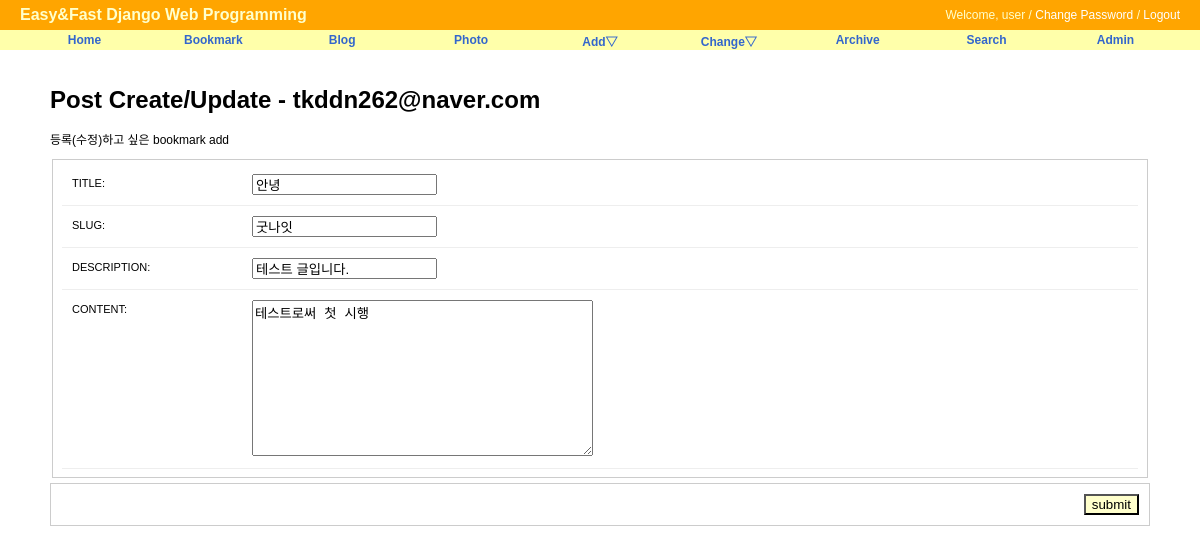
Page /blog/update/1 (signed in) on the committed database.
### blog/models.py (models this page shows, shortened)
class Post(models.Model):
    title = models.CharField('TITLE',max_length=50)
    slug = models.SlugField('SLUG', unique=True, allow_unicode=True,help_text = 'one word for title alias.')
    description = models.CharField('DESCRIPTION',max_length=100,blank=True, null=True, help_text='simple description text.')
    content = models.TextField('CONTENT')
    create_date = models.DateTimeField('Create Date',auto_now_add =True)
    modify_date = models.DateTimeField('Modify Date', auto_now=True)
    owner = models.ForeignKey(User, null=True, on_delete=models.CASCADE)
    class Meta:
        verbose_name = 'post'
        verbose_name_plural = 'posts'
        db_table = 'blog_posts'
        ordering = ('-modify_date', )

### blog/views.py (the view)
# urls.py: path('update/<int:pk>',PostUpdateView.as_view(), name='update'),
class PostUpdateView(LoginRequiredMixin,UpdateView):
    model =Post
    fields = ['title','slug','description','content']
    success_url = reverse_lazy('blog:index')

### blog/templates/blog/post_form.html (shortened to what this page needs)
{% extends "base.html" %}
{% load staticfiles %}
{% block extrastyle %} {% static "css/form.css"%}  {% endblock%}
{% block content %}
<div id ="content">
    <h1>Post Create/Update - {{user}}  </h1>
    <form action="." method="post">
        <p>등록(수정)하고 싶은 bookmark add</p>
        <fieldset class ="aligned">
            <div class="form-row">
                {{form.title.label_tag}} {{form.title}}
            </div>
            <div class="form-row">
                {{form.slug.label_tag}} {{form.slug}}
            </div>
            <div class="form-row">
                {{form.description.label_tag}} {{form.description}}
            </div>
            <div class="form-row">
                {{form.content.label_tag}}  {{form.content}}
        </fieldset>
        <div class="submit-row">
            <input type="submit" value='submit'/>
    </form>
</div>
{% endblock %}

### static/css/base.css (style rules this page uses)
body { font-family: "Lucida Grande", Verdana, Arial, sans-serif; font-size: 12px; }
div#content { position: absolute; top: 70px; left: 50px; right: 50px; }

### static/css/form.css (style rules this page uses)
fieldset { border: 1px solid #ccc; }
.aligned label { float: left; width: 170px; padding: 3px 10px 0 0; }
.form-row { padding: 10px; font-size: 11px; border-bottom: 1px solid #eee; }
.submit-row { margin: 5px 0; border: 1px solid #ccc; text-align: right; }
.submit-row input { margin: 10px; background: #ffc; }

### rows in the picture
Post: title "안녕", slug "굿나잇", description "테스트 글입니다.", content "테스트로써 첫 시행"

### other values in the picture
{{ user }} "tkddn262@naver.com"
